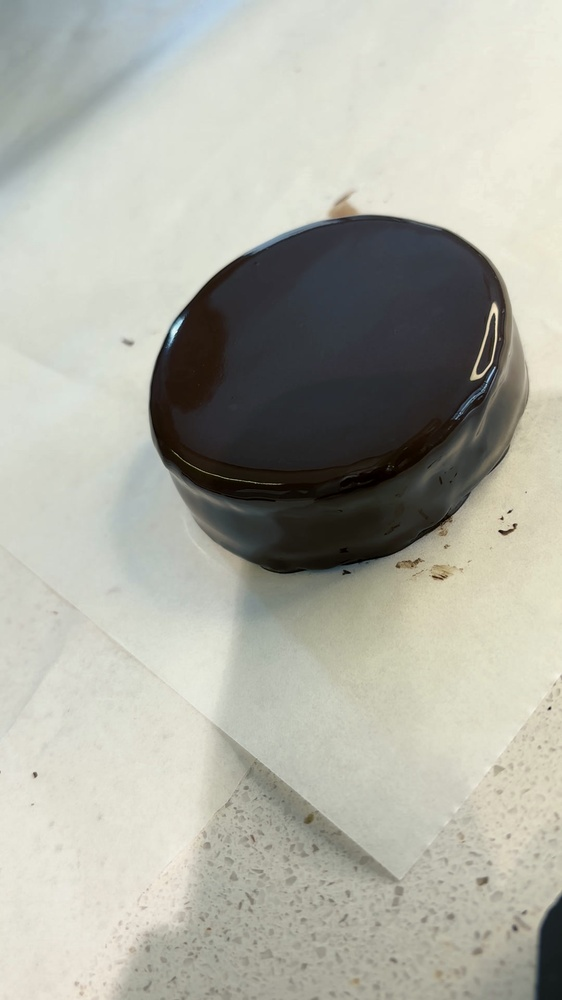
#> input picture monte-riko/fotos-originales/alfajor-banado.jpg, 562 x 1000 px, shrunk from 1080 x 1920 before the run
$ python caramelo.py ../../fotos-originales/alfajor-banado.jpg ../../fotos-originales/alfajor-luz-mesa.jpg
#> lines starting #> are read from the running program, lines starting #| are printed output that depends on the picture
# Lleva el dulce de leche (que en las tomas sale verdoso/amarillo) a color caramelo, sin tocar el resto.
import sys, numpy as np
from PIL import Image
def caramelo(src, dst, tono=27, fuerza=1.0, osc=0.88, sat=1.15):
#> called with tono = 27, fuerza = 1, osc = 0.88, sat = 1.15
    im = Image.open(src).convert('HSV'); a = np.asarray(im).astype(np.float32)
#> after `im = Image.open(src).convert('HSV')`: im: PIL image 562x1000 HSV; mean H, S, V 60.4, 25.5, 177.3
#> after `a = np.asarray(im).astype(np.float32)`: a: shape (1000, 562, 3) float32; mean of channels 0, 1, 2 60.4, 25.5, 177.3
    h, s, v = a[...,0]*360/255, a[...,1]/255, a[...,2]/255
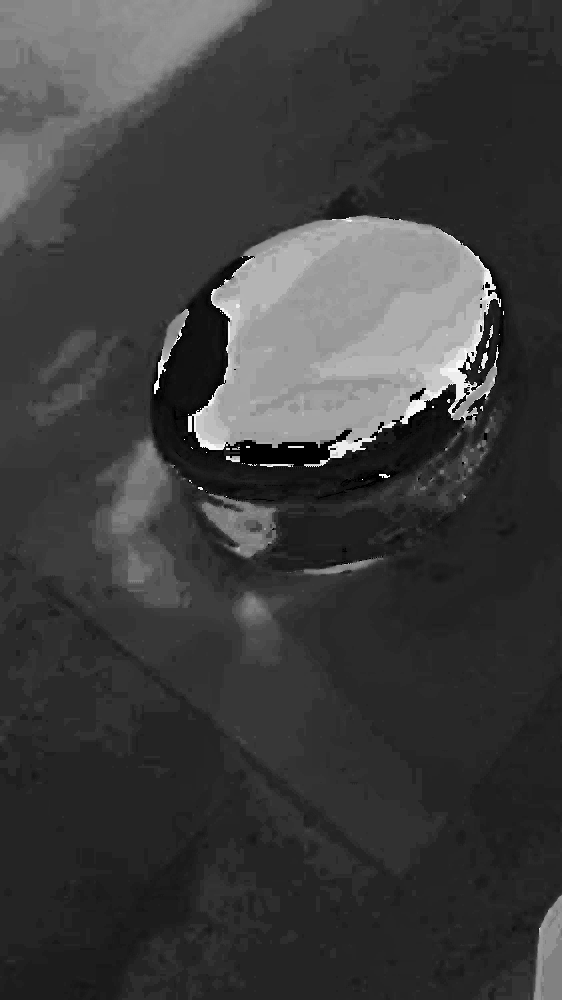
#> h: shape (1000, 562) float32; min 0, max 352.9, mean 85.3; drawn with min black and max white
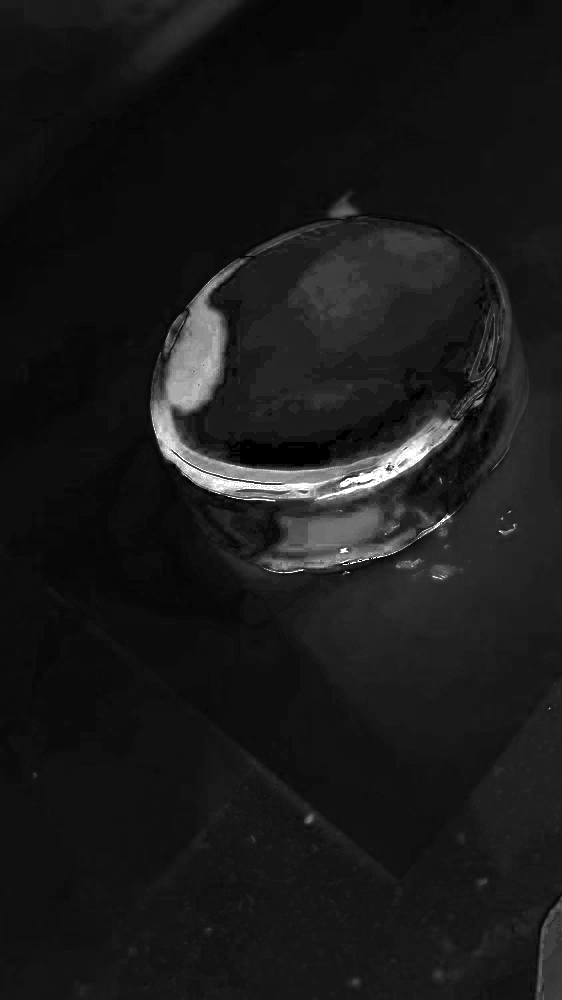
#> s: shape (1000, 562) float32; min 0, max 1, mean 0.1
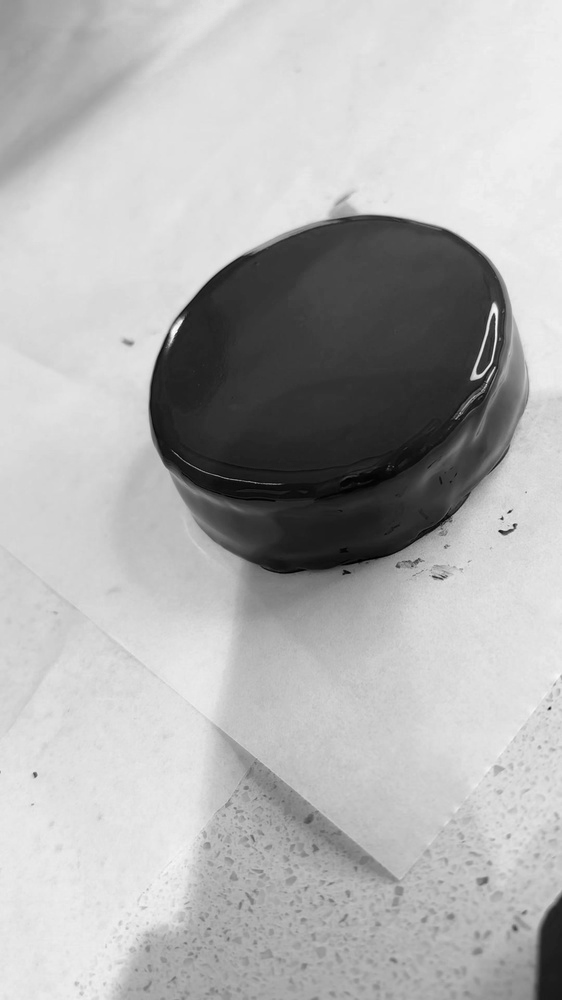
#> v: shape (1000, 562) float32; min 0, max 1, mean 0.695
    # máscara suave: tonos amarillo-oliva (32°-75°) con saturación media/alta
    mh = np.clip(1 - np.abs(h - 52) / 26, 0, 1) ** 0.6
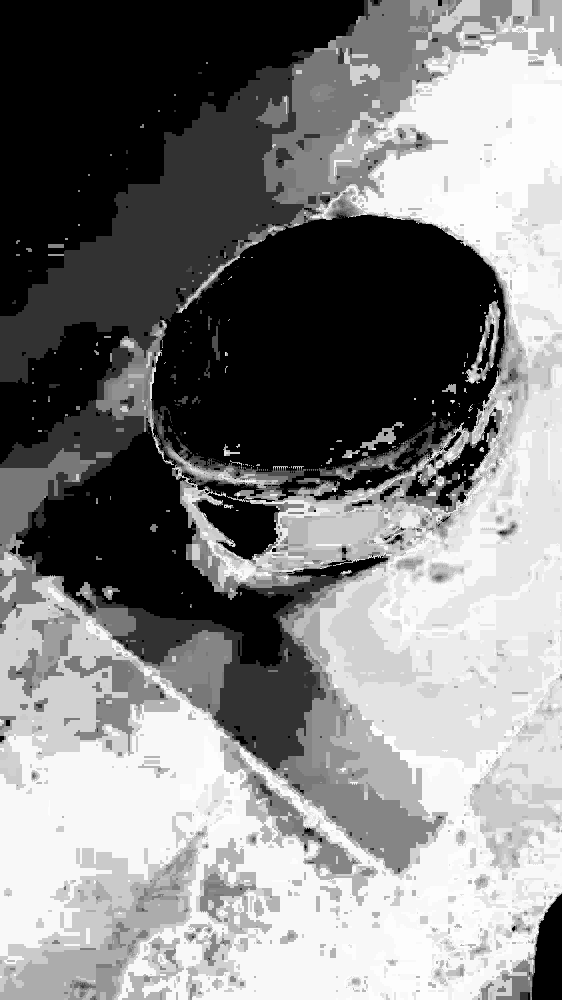
#> mh: shape (1000, 562) float32; min 0, max 0.995, mean 0.502
    ms = np.clip((s - 0.18) / 0.2, 0, 1)
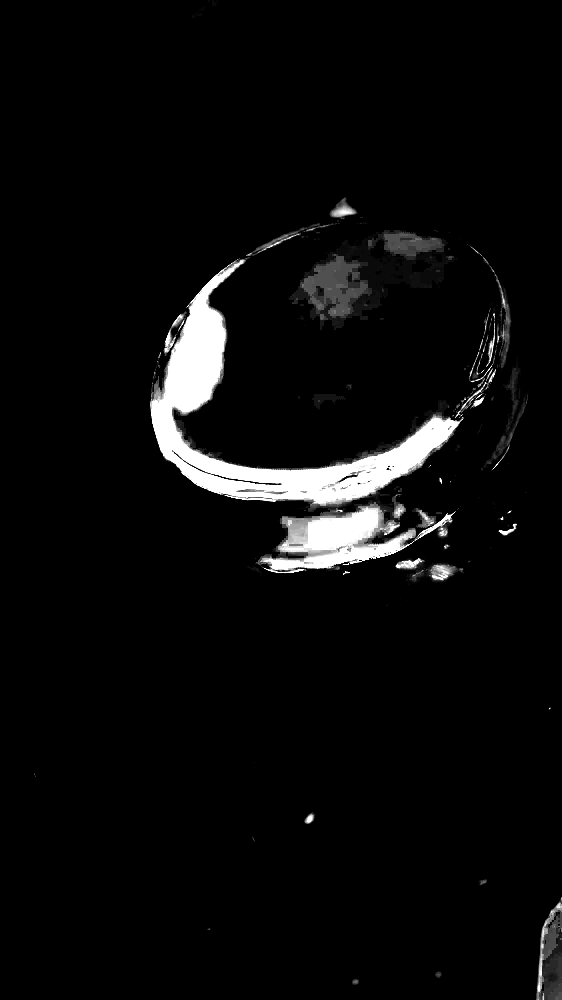
#> ms: shape (1000, 562) float32; min 0, max 1, mean 0.0451
    m = mh * ms * fuerza
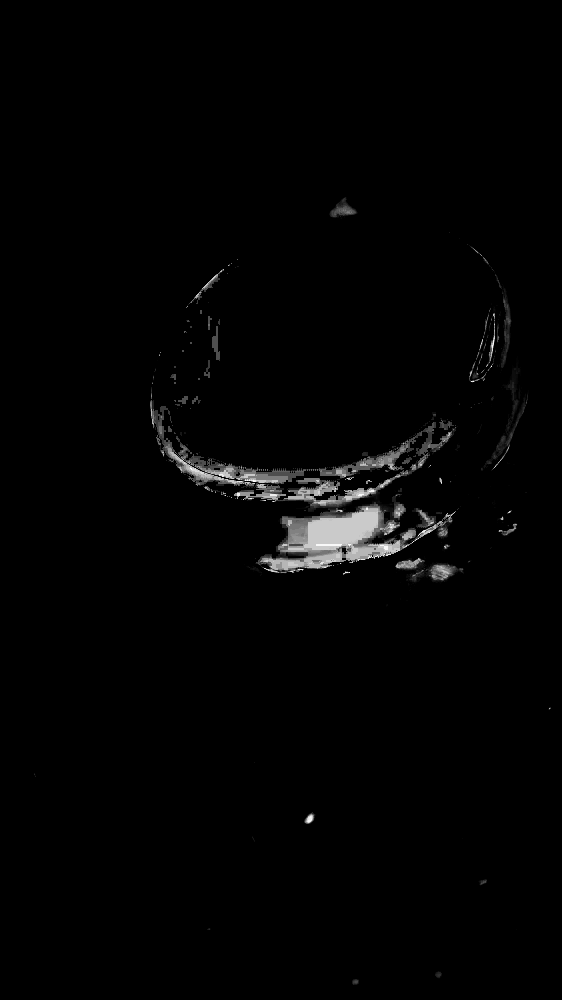
#> m: shape (1000, 562) float32; min 0, max 0.995, mean 0.0141
    h2 = h + (tono - h) * m
    s2 = np.clip(s * (1 + (sat - 1) * m), 0, 1)
    v2 = v * (1 - (1 - osc) * m)
    out = np.stack([h2*255/360, s2*255, v2*255], -1).clip(0,255).astype(np.uint8)
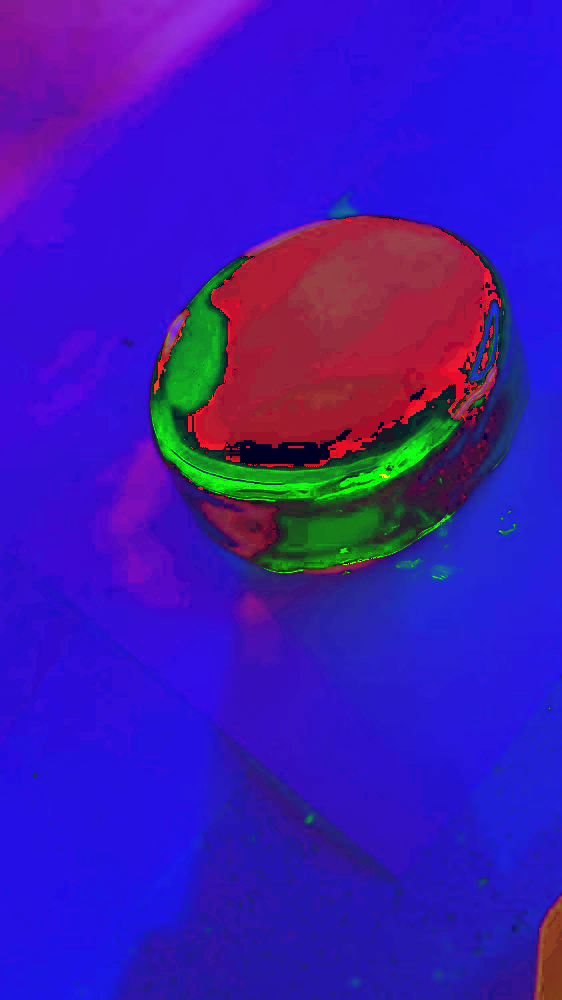
#> out: shape (1000, 562, 3); mean of channels 0, 1, 2 60.2, 25.7, 177.2; drawn as R, G, B
    Image.fromarray(out, 'HSV').convert('RGB').save(dst)
if __name__ == '__main__':
    caramelo(sys.argv[1], sys.argv[2], *map(float, sys.argv[3:]))
